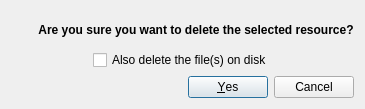
<?xml version="1.0" encoding="UTF-8"?>
<ui version="4.0">
 <class>DeleteResourceDialog</class>
 <widget class="QDialog" name="DeleteResourceDialog">
  <property name="geometry">
   <rect>
    <x>0</x>
    <y>0</y>
    <width>365</width>
    <height>109</height>
   </rect>
  </property>
  <property name="windowTitle">
   <string>Delete Local Resource</string>
  </property>
  <property name="windowIcon">
   <iconset resource="../MIDASDesktopIcons.qrc">
    <normaloff>:/icons/MIDAS_Desktop_Icon.png</normaloff>:/icons/MIDAS_Desktop_Icon.png</iconset>
  </property>
  <layout class="QGridLayout" name="gridLayout">
   <item row="4" column="0" colspan="2">
    <widget class="QDialogButtonBox" name="buttonBox">
     <property name="orientation">
      <enum>Qt::Horizontal</enum>
     </property>
     <property name="standardButtons">
      <set>QDialogButtonBox::Cancel|QDialogButtonBox::Yes</set>
     </property>
    </widget>
   </item>
   <item row="3" column="0" colspan="2">
    <layout class="QVBoxLayout" name="verticalLayout">
     <property name="spacing">
      <number>0</number>
     </property>
     <item>
      <layout class="QHBoxLayout" name="horizontalLayout_2">
       <item>
        <widget class="QLabel" name="label_2">
         <property name="text">
          <string/>
         </property>
         <property name="pixmap">
          <pixmap resource="../MIDASDesktopIcons.qrc">:/icons/delete_small.png</pixmap>
         </property>
        </widget>
       </item>
       <item>
        <widget class="QLabel" name="label">
         <property name="text">
          <string>&lt;b&gt;Are you sure you want to delete the selected resource?&lt;/b&gt;</string>
         </property>
         <property name="textFormat">
          <enum>Qt::RichText</enum>
         </property>
         <property name="pixmap">
          <pixmap resource="../MIDASDesktopIcons.qrc">:/icons/delete2.png</pixmap>
         </property>
         <property name="alignment">
          <set>Qt::AlignCenter</set>
         </property>
        </widget>
       </item>
      </layout>
     </item>
     <item>
      <layout class="QHBoxLayout" name="horizontalLayout">
       <item>
        <spacer name="horizontalSpacer">
         <property name="orientation">
          <enum>Qt::Horizontal</enum>
         </property>
         <property name="sizeHint" stdset="0">
          <size>
           <width>40</width>
           <height>20</height>
          </size>
         </property>
        </spacer>
       </item>
       <item>
        <widget class="QCheckBox" name="checkBox">
         <property name="text">
          <string>Also delete the file(s) on disk</string>
         </property>
        </widget>
       </item>
       <item>
        <spacer name="horizontalSpacer_2">
         <property name="orientation">
          <enum>Qt::Horizontal</enum>
         </property>
         <property name="sizeHint" stdset="0">
          <size>
           <width>40</width>
           <height>20</height>
          </size>
         </property>
        </spacer>
       </item>
      </layout>
     </item>
    </layout>
   </item>
  </layout>
 </widget>
 <tabstops>
  <tabstop>checkBox</tabstop>
  <tabstop>buttonBox</tabstop>
 </tabstops>
 <resources>
  <include location="../MIDASDesktopIcons.qrc"/>
 </resources>
 <connections>
  <connection>
   <sender>buttonBox</sender>
   <signal>accepted()</signal>
   <receiver>DeleteResourceDialog</receiver>
   <slot>accept()</slot>
   <hints>
    <hint type="sourcelabel">
     <x>117</x>
     <y>93</y>
    </hint>
    <hint type="destinationlabel">
     <x>131</x>
     <y>0</y>
    </hint>
   </hints>
  </connection>
  <connection>
   <sender>buttonBox</sender>
   <signal>rejected()</signal>
   <receiver>DeleteResourceDialog</receiver>
   <slot>reject()</slot>
   <hints>
    <hint type="sourcelabel">
     <x>293</x>
     <y>80</y>
    </hint>
    <hint type="destinationlabel">
     <x>274</x>
     <y>-7</y>
    </hint>
   </hints>
  </connection>
 </connections>
</ui>
